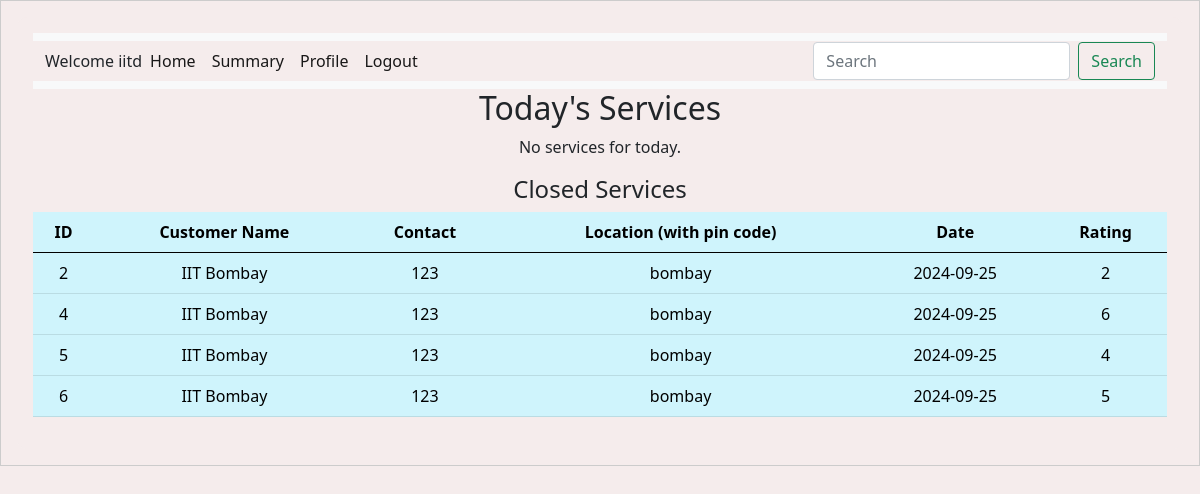
The app's page /professional_dashboard (signed in) with its own data.
### backend/models.py (models this page shows)
class Service_Professional(db.Model):
    __tablename__ = "service_professional"
    id = db.Column(db.Integer, primary_key=True, autoincrement=True)
    username = db.Column(db.String, unique=True, nullable=False)
    password = db.Column(db.String, nullable=False)
    name = db.Column(db.String, nullable=False)
    service_type = db.Column(
        db.String, nullable=False
    )  # nullable true done for some reason
    experience = db.Column(db.Integer, nullable=False)
    phone_no = db.Column(db.Integer, nullable=False)
    email = db.Column(db.String, unique=True, nullable=False)
    address = db.Column(db.String, nullable=False)
    pin_code = db.Column(db.String, nullable=False)
    verified_status = db.Column(db.String, nullable=True)
    document = db.Column(db.String, nullable=True)  # Column to store document path
    custom_services = db.relationship(
        "ProfessionalService",
        back_populates="professional",
        lazy=True,
        cascade="all, delete-orphan",
    )

class Service_Request(db.Model):
    __tablename__ = "service_request"
    id = db.Column(db.Integer, primary_key=True, autoincrement=True)
    service_id = db.Column(db.Integer, db.ForeignKey("service.id"), nullable=False)
    customer_id = db.Column(db.Integer, db.ForeignKey("customer.id"), nullable=False)
    professional_id = db.Column(
        db.Integer, db.ForeignKey("service_professional.id"), nullable=False
    )
    date_of_request = db.Column(db.DateTime, nullable=False, default=datetime.utcnow)
    date_of_completion = db.Column(db.DateTime)
    service_status = db.Column(
        db.String, nullable=False
    )  # e.g., 'requested', 'assigned', 'closed'
    remarks = db.Column(db.String)
    rating = db.Column(db.Integer, nullable=True)  # Added this line for the rating
    service = db.relationship(
        "Service",
        backref=db.backref(
            "service_requests",
            lazy=True,
        ),
    )
    customer = db.relationship(
        "Customer", backref=db.backref("service_requests", lazy=True)
    )
    professional = db.relationship(
        "Service_Professional",
        backref=db.backref("service_requests", lazy=True, cascade="all, delete-orphan"),
    )

class Customer(db.Model):
    __tablename__ = "customer"
    id = db.Column(db.Integer, primary_key=True, autoincrement=True)
    username = db.Column(db.String, unique=True, nullable=False)
    password = db.Column(db.String, nullable=False)
    name = db.Column(db.String, nullable=False)
    email = db.Column(db.String, unique=True, nullable=False)
    address = db.Column(db.String, nullable=False)
    pin_code = db.Column(db.String, nullable=False)
    phone_no = db.Column(db.Integer, nullable=False)
    role = db.Column(
        db.Integer, nullable=False, default=1
    )  # 0 for admin, 1 for customer

### backend/controller.py (the view)
@app.route("/professional_dashboard")
def professional_dashboard():
    if "professional_id" in session:  # Check if professional is logged in
        professional_id = session["professional_id"]
        service_requests = (
            Service_Request.query.options(
                joinedload(
                    Service_Request.professional
                )  # Eager load the professional relationship
            )
            .filter_by(professional_id=professional_id)
            .all()
        )
        today_services = [
            req
            for req in service_requests
            if req.service_status in ["requested", "ongoing"]
        ]
        closed_services = [
            req for req in service_requests if req.service_status == "closed"
        ]
        return render_template(
            "professional_dashboard.html",
            today_services=today_services,
            closed_services=closed_services,
            professional=session.get("username"),
        )

### templates/professional_dashboard.html (shortened to what this page needs)
<!DOCTYPE html>
<html lang="en">
<head>
    <link rel="stylesheet" href="/static/style.css" />
    <link href="https://cdn.jsdelivr.net/npm/bootstrap@5.0.2/dist/css/bootstrap.min.css" rel="stylesheet"
 />
</head>
<body>
    <div id="container">
        <div id="panel">
            <nav class="navbar navbar-expand-lg navbar-light bg-light">
                <div class="container-fluid">
                    <label>Welcome {{ professional }}</label>
                    <div class="collapse navbar-collapse" id="navbarSupportedContent">
                        <ul class="navbar-nav me-auto mb-2 mb-lg-0">
                            <li class="nav-item">
                                <a class="nav-link active" aria-current="page" href="#">Home</a>
                            </li>
                            <li class="nav-item">
                                <a class="nav-link active" aria-current="page" href="#">Summary</a>
                            </li>
                            <li class="nav-item">
                                <a class="nav-link active" aria-current="page" href="#">Profile</a>
                            </li>
                            <li class="nav-item">
                                <a class="nav-link active" aria-current="page" href="{{ url_for('logout') }}">Logout</a>
                            </li>
                        </ul>
                        <form class="d-flex" action="{{ url_for('search_service') }}" method="GET">
                            <input class="form-control me-2" type="search" placeholder="Search" aria-label="Search"
                                name="query" />
                            <button class="btn btn-outline-success" type="submit">Search</button>
                        </form>
                    </div>
                </div>
            </nav>
            <h2>Today's Services</h2>
            {% if today_services %}
            <table class="table table-info table-hover">
                <thead>
                    <tr>
                        <th>ID</th>
                        <th>Customer Name</th>
                        <th>Contact Phone</th>
                        <th>Location (with pin code)</th>
                        <th>Action</th>
                    </tr>
                </thead>
                <tbody>
                    {% for request in today_services %}
                    <tr>
                        <td>{{ request.id }}</td>
                        <td>{{ request.customer.name }}</td>
                        <td>{{ request.customer.phone_no }}</td>
                        <td>{{ request.customer.address }}</td>
                        <td>
                            {% if request.service_status == 'ongoing' %}
                            <span>Ongoing</span>
                            {% elif request.service_status == 'requested' %}
                            <form action="{{ url_for('complete_service', request_id=request.id) }}"
                                style="display:inline;" method="POST">
                                <button type="submit">Accept</button>
                            </form>
                            <form action="{{ url_for('reject_service', request_id=request.id) }}"
                                style="display:inline;" method="POST">
                                <button type="submit">Reject</button>
                            </form>
                            {% endif %}
                        </td>
                    </tr>
                    {% endfor %}
                </tbody>
            </table>
            {% else %}
            <p>No services for today.</p>
            {% endif %}
            <h4>Closed Services</h4>
            {% if closed_services %}
            <table class="table table-info table-hover">
                <thead>
                    <tr>
                        <th>ID</th>
                        <th>Customer Name</th>
                        <th>Contact</th>
                        <th>Location (with pin code)</th>
                        <th>Date</th>
                        <th>Rating</th>
                    </tr>
                </thead>
                <tbody>
                    {% for closed_service in closed_services %}
                    <tr>
                        <td>{{ closed_service.id }}</td>
                        <td>{{ closed_service.customer.name }}</td>
                        <td>{{ closed_service.customer.phone_no }}</td>
                        <td>{{ closed_service.customer.address }}</td>
                        <td>{{ closed_service.date_of_completion.strftime('%Y-%m-%d') }}</td>
                        <td>{{ closed_service.rating }}</td>
                    </tr>
                    {% endfor %}
                </tbody>
            </table>
            {% else %}
            <p>No closed services yet.</p>
            {% endif %}
        </div>
    </div>
</body>
</html>

### static/style.css (style rules this page uses)
* { margin: 0; background-color: #f5ecec; }
#panel { width: auto; margin: auto; height: auto; text-align: center; padding: 2vh; border: 0px solid black; border-radius: 10px; }
#container { width: auto; margin: auto; padding: 2vh; border: 1px solid #ccc; }
a { color: black; }

### records on screen
Service_Professional: username "iitd"
Service_Request: id "2", customer.name "IIT Bombay", customer.phone_no "123", customer.address "bombay", date_of_completion "2024-09-25", rating "2"
Service_Request: id "4", customer.name "IIT Bombay", customer.phone_no "123", customer.address "bombay", date_of_completion "2024-09-25", rating "6"
Service_Request: id "5", customer.name "IIT Bombay", customer.phone_no "123", customer.address "bombay", date_of_completion "2024-09-25", rating "4"
Service_Request: id "6", customer.name "IIT Bombay", customer.phone_no "123", customer.address "bombay", date_of_completion "2024-09-25", rating "5"
